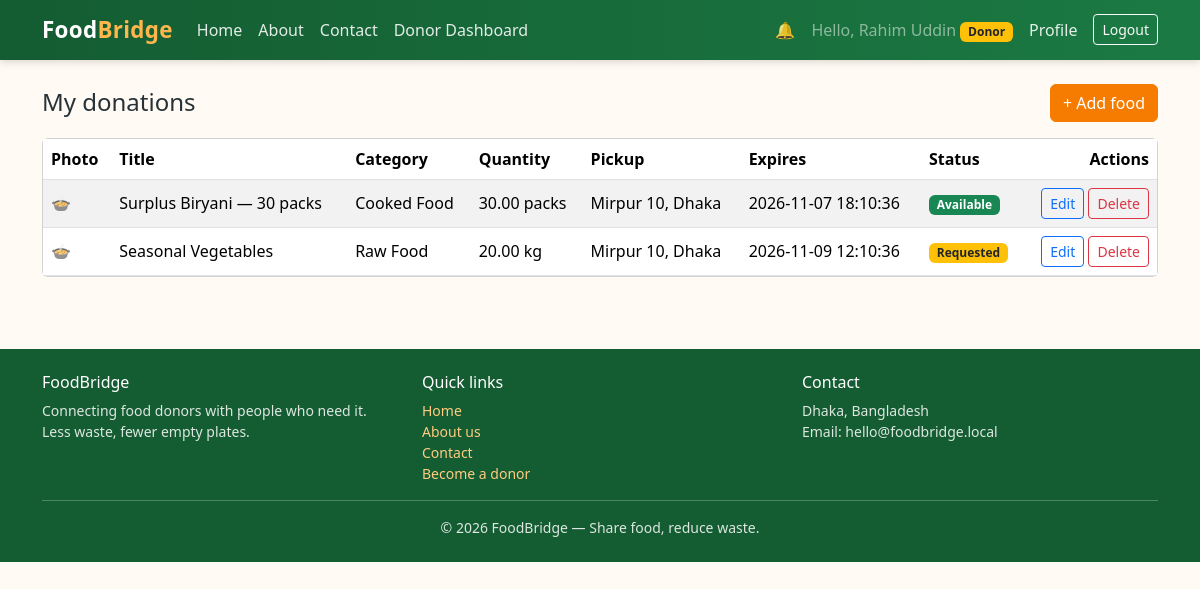
/donor/my_donations.php (signed in), run on the app's committed database.
### tables this page shows
CREATE TABLE IF NOT EXISTS food_donations (
    id            INT UNSIGNED AUTO_INCREMENT PRIMARY KEY,
    donor_id      INT UNSIGNED NOT NULL,
    title         VARCHAR(150) NOT NULL,
    description   TEXT         NULL,
    category      VARCHAR(100) NOT NULL,
    quantity      DECIMAL(10, 2) NOT NULL,
    unit          VARCHAR(20)  NOT NULL DEFAULT 'pcs',
    pickup_address VARCHAR(255) NOT NULL,
    expiry_time   DATETIME     NOT NULL,
    image         VARCHAR(255) NULL,                        
    status        ENUM('available', 'requested', 'completed', 'expired') NOT NULL DEFAULT 'available',
    created_at    TIMESTAMP    NOT NULL DEFAULT CURRENT_TIMESTAMP,
    CONSTRAINT fk_donations_donor
        FOREIGN KEY (donor_id) REFERENCES users (id)
        ON DELETE CASCADE ON UPDATE CASCADE
);

### donor/my_donations.php (the view, shortened to what this page needs)
<?php
require_once __DIR__ . '/../config/db.php';
$baseUrl = '/FoodBridge';
$donorId = (int) $_SESSION['user_id'];
$stmt = $pdo->prepare(
    'SELECT * FROM food_donations WHERE donor_id = ? ORDER BY created_at DESC'
);
$stmt->execute([$donorId]);
$donations = $stmt->fetchAll();
$statusBadge = [
    'available' => 'bg-success',
    'requested' => 'bg-warning text-dark',
    'completed' => 'bg-primary',
    'expired'   => 'bg-secondary',
];
include __DIR__ . '/../includes/header.php';
?>
<div class="d-flex flex-wrap justify-content-between align-items-center mb-3">
    <h1 class="h4 mb-0">My donations</h1>
    <a class="btn btn-fb-orange" href="<?= $baseUrl ?>/donor/add_food.php">+ Add food</a>
</div>
<div class="card">
    <div class="card-body p-0">
        <div class="table-responsive">
            <table class="table table-striped table-hover mb-0 align-middle">
                <thead>
                    <tr>
                        <th>Photo</th>
                        <th>Title</th>
                        <th>Category</th>
                        <th>Quantity</th>
                        <th>Pickup</th>
                        <th>Expires</th>
                        <th>Status</th>
                        <th class="text-end">Actions</th>
                    </tr>
                </thead>
                <tbody>
                    <?php foreach ($donations as $d): ?>
                        <tr>
                            <td>
                                <?php if (!empty($d['image'])): ?>
                                    <img src="<?= $baseUrl ?>/assets/uploads/<?= htmlspecialchars($d['image'], ENT_QUOTES, 'UTF-8') ?>" alt="" style="width:56px;height:42px;object-fit:cover;border-radius:6px;">
                                <?php else: ?>
                                    <span class="text-muted">&#127858;</span>
                                <?php endif; ?>
                            </td>
                            <td><?= htmlspecialchars($d['title'], ENT_QUOTES, 'UTF-8') ?></td>
                            <td><?= htmlspecialchars($d['category'], ENT_QUOTES, 'UTF-8') ?></td>
                            <td><?= htmlspecialchars($d['quantity'], ENT_QUOTES, 'UTF-8') ?> <?= htmlspecialchars($d['unit'], ENT_QUOTES, 'UTF-8') ?></td>
                            <td><?= htmlspecialchars($d['pickup_address'], ENT_QUOTES, 'UTF-8') ?></td>
                            <td><?= htmlspecialchars($d['expiry_time'], ENT_QUOTES, 'UTF-8') ?></td>
                            <td><span class="badge <?= $statusBadge[$d['status']] ?? 'bg-secondary' ?> text-capitalize"><?= htmlspecialchars($d['status'], ENT_QUOTES, 'UTF-8') ?></span></td>
                            <td class="text-end text-nowrap">
                                <a class="btn btn-sm btn-outline-primary" href="<?= $baseUrl ?>/donor/edit_food.php?id=<?= (int) $d['id'] ?>">Edit</a>
                                <form method="post" action="" class="d-inline" onsubmit="return confirm('Delete this donation? This cannot be undone.');">
                                    <button type="submit" class="btn btn-sm btn-outline-danger">Delete</button>
                                </form>
                            </td>
                        </tr>
                    <?php endforeach; ?>
                </tbody>
            </table>
        </div>
    </div>
</div>
<?php include __DIR__ . '/../includes/footer.php'; ?>

### assets/css/style.css (style rules this page uses)
:root { --fb-green: #1b7a43; --fb-green-dark: #145c32; --fb-green-light: #e6f4ec; --fb-orange: #f57c00; --fb-orange-dark: #e65100; --fb-cream: #fffaf3; }
body { background-color: var(--fb-cream); color: #263238; }
.btn-fb-orange { background-color: var(--fb-orange); border-color: var(--fb-orange); color: #fff; }

### data on the page
food_donations: title "Surplus Biryani — 30 packs", category "Cooked Food", quantity "30.00", unit "packs", pickup_address "Mirpur 10, Dhaka", expiry_time "2026-11-07 18:10:36", status "Available"
food_donations: title "Seasonal Vegetables", category "Raw Food", quantity "20.00", unit "kg", pickup_address "Mirpur 10, Dhaka", expiry_time "2026-11-09 12:10:36", status "Requested"

### other printed values
$userName "Rahim Uddin"
$role "Donor"
